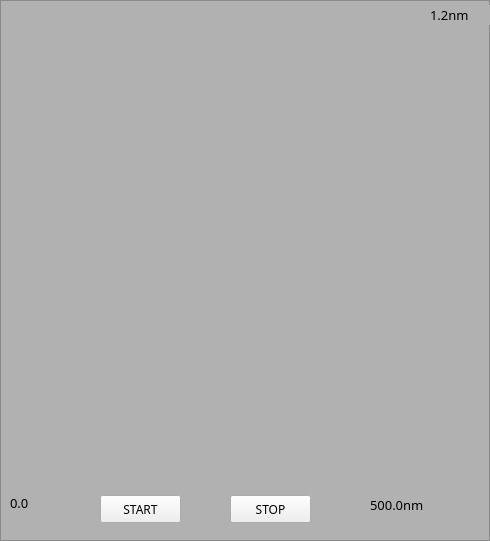
            <widget class="QFrame" name="frame_16">
             <property name="geometry">
              <rect>
               <x>910</x>
               <y>0</y>
               <width>490</width>
               <height>541</height>
              </rect>
             </property>
             <property name="styleSheet">
              <string notr="true">QFrame
{background-color:rgb(177, 177, 177)}</string>
             </property>
             <property name="frameShape">
              <enum>QFrame::StyledPanel</enum>
             </property>
             <property name="frameShadow">
              <enum>QFrame::Raised</enum>
             </property>
             <widget class="QLabel" name="label_57">
              <property name="geometry">
               <rect>
                <x>10</x>
                <y>30</y>
                <width>440</width>
                <height>440</height>
               </rect>
              </property>
              <property name="text">
               <string/>
              </property>
             </widget>
             <widget class="QPushButton" name="pushButton_7">
              <property name="geometry">
               <rect>
                <x>100</x>
                <y>495</y>
                <width>81</width>
                <height>28</height>
               </rect>
              </property>
              <property name="font">
               <font>
                <family>Arial Black</family>
               </font>
              </property>
              <property name="text">
               <string>START</string>
              </property>
             </widget>
             <widget class="QPushButton" name="pushButton_8">
              <property name="geometry">
               <rect>
                <x>230</x>
                <y>495</y>
                <width>81</width>
                <height>28</height>
               </rect>
              </property>
              <property name="font">
               <font>
                <family>Arial Black</family>
               </font>
              </property>
              <property name="text">
               <string>STOP</string>
              </property>
             </widget>
             <widget class="QLabel" name="label_58">
              <property name="geometry">
               <rect>
                <x>10</x>
                <y>495</y>
                <width>72</width>
                <height>15</height>
               </rect>
              </property>
              <property name="font">
               <font>
                <family>Arial Black</family>
                <pointsize>10</pointsize>
               </font>
              </property>
              <property name="text">
               <string>0.0</string>
              </property>
             </widget>
             <widget class="QLabel" name="label_59">
              <property name="geometry">
               <rect>
                <x>370</x>
                <y>495</y>
                <width>91</width>
                <height>20</height>
               </rect>
              </property>
              <property name="font">
               <font>
                <family>Arial Black</family>
                <pointsize>10</pointsize>
               </font>
              </property>
              <property name="text">
               <string>500.0nm</string>
              </property>
             </widget>
             <widget class="QLabel" name="label_60">
              <property name="geometry">
               <rect>
                <x>430</x>
                <y>5</y>
                <width>61</width>
                <height>20</height>
               </rect>
              </property>
              <property name="font">
               <font>
                <family>Arial Black</family>
                <pointsize>10</pointsize>
               </font>
              </property>
              <property name="text">
               <string>1.2nm</string>
              </property>
             </widget>
            </widget>
